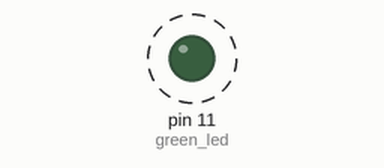
This program was run on a simulated Raspberry Pi (header pin numbers). On the bench: output pins drawn as LEDs (lit = HIGH). Dashed ring = blinking. What the program prints to the terminal is not drawn. At 4.0 s the program stops and its outputs stay as they are.

Above: at 0.5 s.
Timing chart, 0 to 4.6 s (numbered marks = the images above):
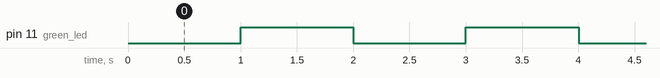

The program:

blink_led.py
```python
#!/usr/bin/python3

# A simple GPIO high low blinking LED test.

import RPi.GPIO as GPIO
import time

# Physical pins
GPIO.setmode(GPIO.BOARD)
# GPIO.setmode(GPIO.BCM)

# Pin designators
green_led = 11

# Pin configuration
GPIO.setup(green_led, GPIO.OUT)

# set to False or 0 for on, True or 1 for off.
print("Turing LED on using False")
GPIO.output(green_led, False)
time.sleep(1)
print("Turing LED off using True")
GPIO.output(green_led, True)
time.sleep(1)
print("Turing LED on using 0")
GPIO.output(green_led, 0)
time.sleep(1)
print("Turing LED off using 1")
GPIO.output(green_led, 1)
time.sleep(1)

GPIO.cleanup()
```

Measured:
- by itself, pin 11 (green_led): alternates HIGH for 1.0 s and LOW for 1.0 s
